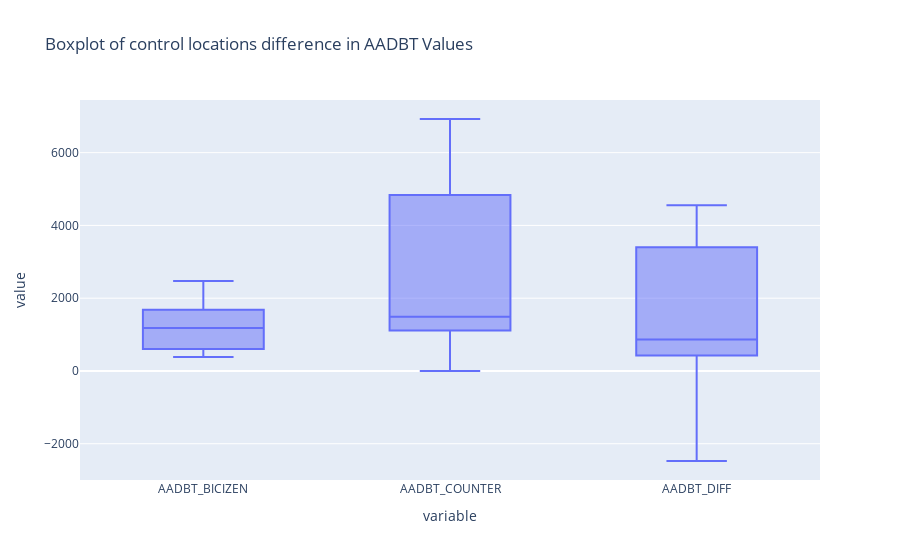

Notebook source saved alongside this figure:
### Markdown cell above
### Explore value

### Code cell
# Describe the columns

# Create a boxplot for each column
# Multiply the difference by -1
final_df['AADBT_DIFF'] = final_df['AADBT_DIFF'] * -1

# Create a boxplot for each column
fig = px.box(final_df, y=['AADBT_BICIZEN', 'AADBT_COUNTER', 'AADBT_DIFF'], title='Boxplot of control locations difference in AADBT Values')
fig.show()

final_df['AADBT_DIFF'] = final_df['AADBT_DIFF'] * -1

### Figure 1 — Plotly figure (JSON) as saved in the notebook; plotly's stock layout.template omitted (floating-point values rounded to 4 significant figures)
{"data": [{"alignmentgroup": "True", "hovertemplate": "variable=%{x}<br>value=%{y}<extra></extra>", "legendgroup": "", "marker": {"color": "#636efa"}, "name": "", "notched": false, "offsetgroup": "", "orientation": "v", "showlegend": false, "type": "box", "x": ["AADBT_BICIZEN", "AADBT_BICIZEN", "AADBT_BICIZEN", "AADBT_BICIZEN", "AADBT_BICIZEN", "AADBT_BICIZEN", "AADBT_BICIZEN", "AADBT_BICIZEN", "AADBT_BICIZEN", "AADBT_BICIZEN", "AADBT_BICIZEN", "AADBT_BICIZEN", "AADBT_COUNTER", "AADBT_COUNTER", "AADBT_COUNTER", "AADBT_COUNTER", "AADBT_COUNTER", "AADBT_COUNTER", "AADBT_COUNTER", "AADBT_COUNTER", "AADBT_COUNTER", "AADBT_COUNTER", "AADBT_COUNTER", "AADBT_COUNTER", "AADBT_DIFF", "AADBT_DIFF", "AADBT_DIFF", "AADBT_DIFF", "AADBT_DIFF", "AADBT_DIFF", "AADBT_DIFF", "AADBT_DIFF", "AADBT_DIFF", "AADBT_DIFF", "AADBT_DIFF", "AADBT_DIFF"], "x0": " ", "xaxis": "x", "y": [2475.0, 644.6, 2372.0, 1521.0, 385.7, 504.3, 1343.0, 826.3, 1674.0, 556.1, 1014.0, 1691.0, 0, 1094, 6925, 4898, 1135, 1926, 4770, 1442, 5493, 1535, 1418, 0, -2475.0, 449.4, 4553.0, 3377.0, 749.3, 1422.0, 3427.0, 615.7, 3819.0, 978.9, 403.9, -1691.0], "y0": " ", "yaxis": "y"}], "layout": {"boxmode": "group", "legend": {"tracegroupgap": 0}, "title": {"text": "Boxplot of control locations difference in AADBT Values"}, "xaxis": {"anchor": "y", "domain": [0, 1], "title": {"text": "variable"}}, "yaxis": {"anchor": "x", "domain": [0, 1], "title": {"text": "value"}}}}
